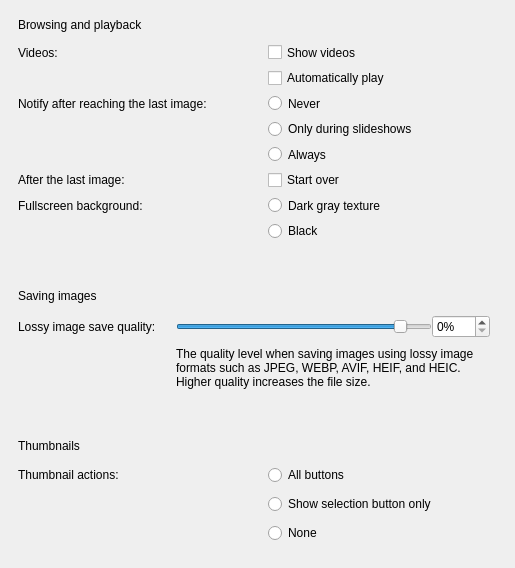
<?xml version="1.0" encoding="UTF-8"?>
<ui version="4.0">
 <class>GeneralConfigPage</class>
 <widget class="QWidget" name="GeneralConfigPage">
  <property name="geometry">
   <rect>
    <x>0</x>
    <y>0</y>
    <width>515</width>
    <height>493</height>
   </rect>
  </property>
  <layout class="QVBoxLayout" name="settingsCardsLayout">
   <property name="spacing">
    <number>14</number>
   </property>
   <property name="leftMargin">
    <number>0</number>
   </property>
   <property name="topMargin">
    <number>0</number>
   </property>
   <property name="rightMargin">
    <number>0</number>
   </property>
   <property name="bottomMargin">
    <number>0</number>
   </property>
   <item>
    <widget class="QFrame" name="settingsCard0">
     <property name="gwenviewSettingsCard" stdset="0">
      <bool>true</bool>
     </property>
     <layout class="QVBoxLayout" name="cardLayout0">
      <property name="leftMargin">
       <number>18</number>
      </property>
      <property name="topMargin">
       <number>18</number>
      </property>
      <property name="rightMargin">
       <number>18</number>
      </property>
      <property name="bottomMargin">
       <number>18</number>
      </property>
      <property name="spacing">
       <number>12</number>
      </property>
      <item>
       <widget class="QLabel" name="sectionTitle0">
        <property name="text">
         <string>Browsing and playback</string>
        </property>
        <property name="gwenviewSectionTitle" stdset="0">
         <bool>true</bool>
        </property>
       </widget>
      </item>
      <item>
       <layout class="QGridLayout" name="cardForm0">
        <property name="horizontalSpacing">
         <number>20</number>
        </property>
        <property name="verticalSpacing">
         <number>9</number>
        </property>
        <item row="0" column="0">
         <widget class="QLabel" name="label">
          <property name="text">
           <string>Videos:</string>
          </property>
          <property name="buddy">
           <cstring>kcfg_ListVideos</cstring>
          </property>
         </widget>
        </item>
        <item row="0" column="1">
         <widget class="QCheckBox" name="kcfg_ListVideos">
          <property name="text">
           <string>Show videos</string>
          </property>
         </widget>
        </item>
        <item row="1" column="1">
         <widget class="QCheckBox" name="kcfg_AutoplayVideos">
          <property name="text">
           <string>Automatically play</string>
          </property>
         </widget>
        </item>
        <item row="2" column="0">
         <widget class="QLabel" name="label_7">
          <property name="text">
           <string>Notify after reaching the last image:</string>
          </property>
          <property name="buddy">
           <cstring>neverShowWrapNoticeRadioButton</cstring>
          </property>
         </widget>
        </item>
        <item row="2" column="1">
         <widget class="QRadioButton" name="neverShowWrapNoticeRadioButton">
          <property name="text">
           <string>Never</string>
          </property>
         </widget>
        </item>
        <item row="3" column="1">
         <widget class="QRadioButton" name="wrapNoticeOnSlideshowRadioButton">
          <property name="text">
           <string>Only during slideshows</string>
          </property>
         </widget>
        </item>
        <item row="4" column="1">
         <widget class="QRadioButton" name="alwaysShowWrapNoticeRadioButton">
          <property name="text">
           <string>Always</string>
          </property>
         </widget>
        </item>
        <item row="5" column="0">
         <widget class="QLabel" name="label_2">
          <property name="text">
           <string>After the last image:</string>
          </property>
         </widget>
        </item>
        <item row="5" column="1">
         <widget class="QCheckBox" name="kcfg_WrapAfterLast">
          <property name="text">
           <string>Start over</string>
          </property>
         </widget>
        </item>
        <item row="6" column="0">
         <widget class="QLabel" name="label_3">
          <property name="text">
           <string>Fullscreen background:</string>
          </property>
          <property name="buddy">
           <cstring>fullscreenBackgroundImageRadioButton</cstring>
          </property>
         </widget>
        </item>
        <item row="6" column="1">
         <widget class="QRadioButton" name="fullscreenBackgroundImageRadioButton">
          <property name="text">
           <string>Dark gray texture</string>
          </property>
         </widget>
        </item>
        <item row="7" column="1">
         <widget class="QRadioButton" name="fullscreenBackgroundBlackRadioButton">
          <property name="text">
           <string>Black</string>
          </property>
         </widget>
        </item>
       </layout>
      </item>
     </layout>
    </widget>
   </item>
   <item>
    <widget class="QFrame" name="settingsCard1">
     <property name="gwenviewSettingsCard" stdset="0">
      <bool>true</bool>
     </property>
     <layout class="QVBoxLayout" name="cardLayout1">
      <property name="leftMargin">
       <number>18</number>
      </property>
      <property name="topMargin">
       <number>18</number>
      </property>
      <property name="rightMargin">
       <number>18</number>
      </property>
      <property name="bottomMargin">
       <number>18</number>
      </property>
      <property name="spacing">
       <number>12</number>
      </property>
      <item>
       <widget class="QLabel" name="sectionTitle1">
        <property name="text">
         <string>Saving images</string>
        </property>
        <property name="gwenviewSectionTitle" stdset="0">
         <bool>true</bool>
        </property>
       </widget>
      </item>
      <item>
       <layout class="QGridLayout" name="cardForm1">
        <property name="horizontalSpacing">
         <number>20</number>
        </property>
        <property name="verticalSpacing">
         <number>9</number>
        </property>
        <item row="0" column="0">
         <widget class="QLabel" name="label_4">
          <property name="text">
           <string>Lossy image save quality:</string>
          </property>
          <property name="buddy">
           <cstring>kcfg_JPEGQuality</cstring>
          </property>
         </widget>
        </item>
        <item row="0" column="1">
         <layout class="QHBoxLayout" name="horizontalLayout">
          <item>
           <widget class="QSlider" name="kcfg_JPEGQuality">
            <property name="minimumSize">
             <size>
              <width>256</width>
              <height>0</height>
             </size>
            </property>
            <property name="maximum">
             <number>100</number>
            </property>
            <property name="value">
             <number>90</number>
            </property>
            <property name="sliderPosition">
             <number>90</number>
            </property>
            <property name="orientation">
             <enum>Qt::Horizontal</enum>
            </property>
            <property name="tickPosition">
             <enum>QSlider::NoTicks</enum>
            </property>
            <property name="tickInterval">
             <number>5</number>
            </property>
           </widget>
          </item>
          <item>
           <widget class="QSpinBox" name="jpegQualitySpinner">
            <property name="suffix">
             <string>%</string>
            </property>
            <property name="prefix">
             <string />
            </property>
            <property name="maximum">
             <number>100</number>
            </property>
           </widget>
          </item>
          <item>
           <spacer name="horizontalSpacer">
            <property name="orientation">
             <enum>Qt::Horizontal</enum>
            </property>
            <property name="sizeHint" stdset="0">
             <size>
              <width>40</width>
              <height>20</height>
             </size>
            </property>
           </spacer>
          </item>
         </layout>
        </item>
        <item row="1" column="1">
         <widget class="QLabel" name="lossyImageFormatHelpLabel">
          <property name="text">
           <string>The quality level when saving images using lossy image formats such as JPEG, WEBP, AVIF, HEIF, and HEIC. Higher quality increases the file size.</string>
          </property>
          <property name="wordWrap">
           <bool>true</bool>
          </property>
         </widget>
        </item>
       </layout>
      </item>
     </layout>
    </widget>
   </item>
   <item>
    <widget class="QFrame" name="settingsCard2">
     <property name="gwenviewSettingsCard" stdset="0">
      <bool>true</bool>
     </property>
     <layout class="QVBoxLayout" name="cardLayout2">
      <property name="leftMargin">
       <number>18</number>
      </property>
      <property name="topMargin">
       <number>18</number>
      </property>
      <property name="rightMargin">
       <number>18</number>
      </property>
      <property name="bottomMargin">
       <number>18</number>
      </property>
      <property name="spacing">
       <number>12</number>
      </property>
      <item>
       <widget class="QLabel" name="sectionTitle2">
        <property name="text">
         <string>Thumbnails</string>
        </property>
        <property name="gwenviewSectionTitle" stdset="0">
         <bool>true</bool>
        </property>
       </widget>
      </item>
      <item>
       <layout class="QGridLayout" name="cardForm2">
        <property name="horizontalSpacing">
         <number>20</number>
        </property>
        <property name="verticalSpacing">
         <number>9</number>
        </property>
        <item row="0" column="0">
         <widget class="QLabel" name="label_5">
          <property name="text">
           <string>Thumbnail actions:</string>
          </property>
         </widget>
        </item>
        <item row="0" column="1">
         <widget class="QRadioButton" name="allButtonsThumbnailActionsRadioButton">
          <property name="text">
           <string>All buttons</string>
          </property>
         </widget>
        </item>
        <item row="1" column="1">
         <widget class="QRadioButton" name="selectionOnlyThumbnailActionsRadioButton">
          <property name="text">
           <string>Show selection button only</string>
          </property>
         </widget>
        </item>
        <item row="2" column="1">
         <widget class="QRadioButton" name="noneThumbnailActionsRadioButton">
          <property name="text">
           <string comment="A number of thumbnail actions to show">None</string>
          </property>
         </widget>
        </item>
       </layout>
      </item>
     </layout>
    </widget>
   </item>
   <item>
    <spacer name="settingsBottomStretch">
     <property name="orientation">
      <enum>Qt::Vertical</enum>
     </property>
     <property name="sizeType">
      <enum>QSizePolicy::Expanding</enum>
     </property>
    </spacer>
   </item>
  </layout>
 </widget>
 <tabstops>
  <tabstop>kcfg_ListVideos</tabstop>
  <tabstop>kcfg_AutoplayVideos</tabstop>
  <tabstop>neverShowWrapNoticeRadioButton</tabstop>
  <tabstop>wrapNoticeOnSlideshowRadioButton</tabstop>
  <tabstop>alwaysShowWrapNoticeRadioButton</tabstop>
  <tabstop>fullscreenBackgroundImageRadioButton</tabstop>
  <tabstop>fullscreenBackgroundBlackRadioButton</tabstop>
  <tabstop>kcfg_JPEGQuality</tabstop>
  <tabstop>jpegQualitySpinner</tabstop>
  <tabstop>allButtonsThumbnailActionsRadioButton</tabstop>
  <tabstop>selectionOnlyThumbnailActionsRadioButton</tabstop>
  <tabstop>noneThumbnailActionsRadioButton</tabstop>
 </tabstops>
 <resources />
 <connections />
</ui>
